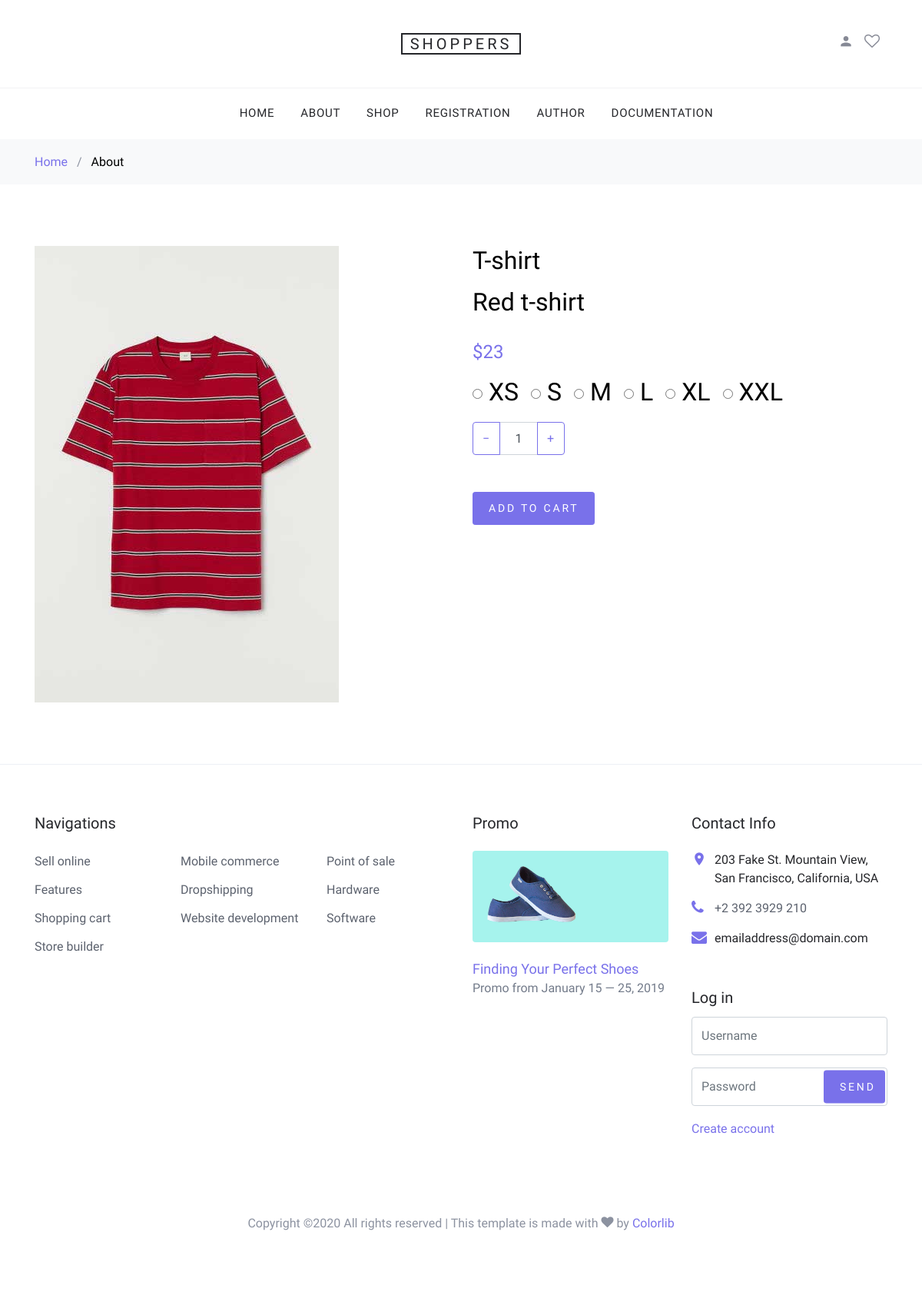
Page /index.php?page=single_product&id=1 on the committed database.
### tables this page shows
CREATE TABLE `products` (
  `id` int(10) NOT NULL,
  `title` varchar(20) NOT NULL,
  `description` varchar(50) NOT NULL,
  `price` int(10) NOT NULL,
  `date` timestamp NOT NULL DEFAULT CURRENT_TIMESTAMP,
  `id_category` int(10) NOT NULL,
  `id_color` int(10) NOT NULL,
  `id_image` int(10) NOT NULL
);

CREATE TABLE `images` (
  `id` int(10) NOT NULL,
  `large` varchar(50) NOT NULL,
  `small` varchar(50) NOT NULL
);

CREATE TABLE `sizes` (
  `id` int(10) NOT NULL,
  `title` varchar(20) NOT NULL
);

### models/admin/products/functions.php (called while the page is built, shortened)
<?php
    function getSizes(){
        global $conn;
        $query = "SELECT * FROM sizes ORDER BY id ASC";
        return $conn->query($query)->fetchAll();
    }
    function singleProduct($product_id){
        global $conn;
        $select = $conn->prepare("SELECT *, p.id AS product_id FROM products p INNER JOIN images i ON p.id_image = i.id WHERE p.id = ?");
        $select->execute([$product_id]);
        $products = $select->fetch();
        return $products;
    }

### views/content/shop-single.php (the view)
<div class="site-section">
  <div class="container">
    <div class="row">
    <?php
      include "models/admin/products/functions.php";
      $product_id = $_GET['id'];
      $product = singleProduct($product_id);
    ?>
      <div class="col-md-6">
        <img src="<?=$product->large?>" alt="<?=$product->title?>" class="img-fluid">
      </div>
      <div class="col-md-6">
        <h2 class="text-black"><?=$product->title?></p>
        <p class="mb-4"><?=$product->description?></p>
        <p><strong class="text-primary h4">$<?=$product->price?></strong></p>
        <div class="mb-1 d-flex">
        <?php
          $sizes = getSizes();
          foreach($sizes as $size):
        ?>
          <label for="option-sm" class="d-flex mr-3 mb-3">
            <span class="d-inline-block mr-2" style="top:-2px; position: relative;"><input type="radio" id="option-sm" name="shop-sizes"></span> <span class="d-inline-block text-black"><?=$size->title?></span>
          </label>
          <?php endforeach;?>
        </div>
        <div class="mb-5">
          <div class="input-group mb-3" style="max-width: 120px;">
          <div class="input-group-prepend">
            <button class="btn btn-outline-primary js-btn-minus" type="button">&minus;</button>
          </div>
          <input type="text" class="form-control text-center" value="1" placeholder="" aria-label="Example text with button addon" aria-describedby="button-addon1">
          <div class="input-group-append">
            <button class="btn btn-outline-primary js-btn-plus" type="button">&plus;</button>
          </div>
        </div>
        </div>
        <p><a href="cart.html" class="buy-now btn btn-sm btn-primary">Add To Cart</a></p>
      </div>
    </div>
  </div>
</div>

### assets/css/style.css (style rules this page uses)
body { line-height: 1.7; color: #8c92a0; font-weight: 300; font-size: 16px; }
a { -webkit-transition: .3s all ease; -o-transition: .3s all ease; transition: .3s all ease; }
.text-black { color: #000; }
.btn { text-transform: uppercase; position: relative; -webkit-transition: 0.2s all ease-in-out !important; -o-transition: 0.2s all ease-in-out !important; transition: 0.2s all ease-in-out !important; top: 0; letter-spacing: .05em; }
.btn.btn-sm { font-size: 14px !important; padding: 10px 20px !important; }
.btn.btn-primary { font-size: 17px; font-weight: 300; letter-spacing: .2em; }
.form-control { height: 43px; }
.site-section { padding: 2.5em 0; }
@media (min-width: 768px) { .site-section { padding: 5em 0; } }

### rows in the picture
products: id_image.large (picture), title "T-shirt", description "Red t-shirt", price "23"
sizes: title "XS"
sizes: title "S"
sizes: title "M"
sizes: title "L"
sizes: title "XL"
sizes: title "XXL"
